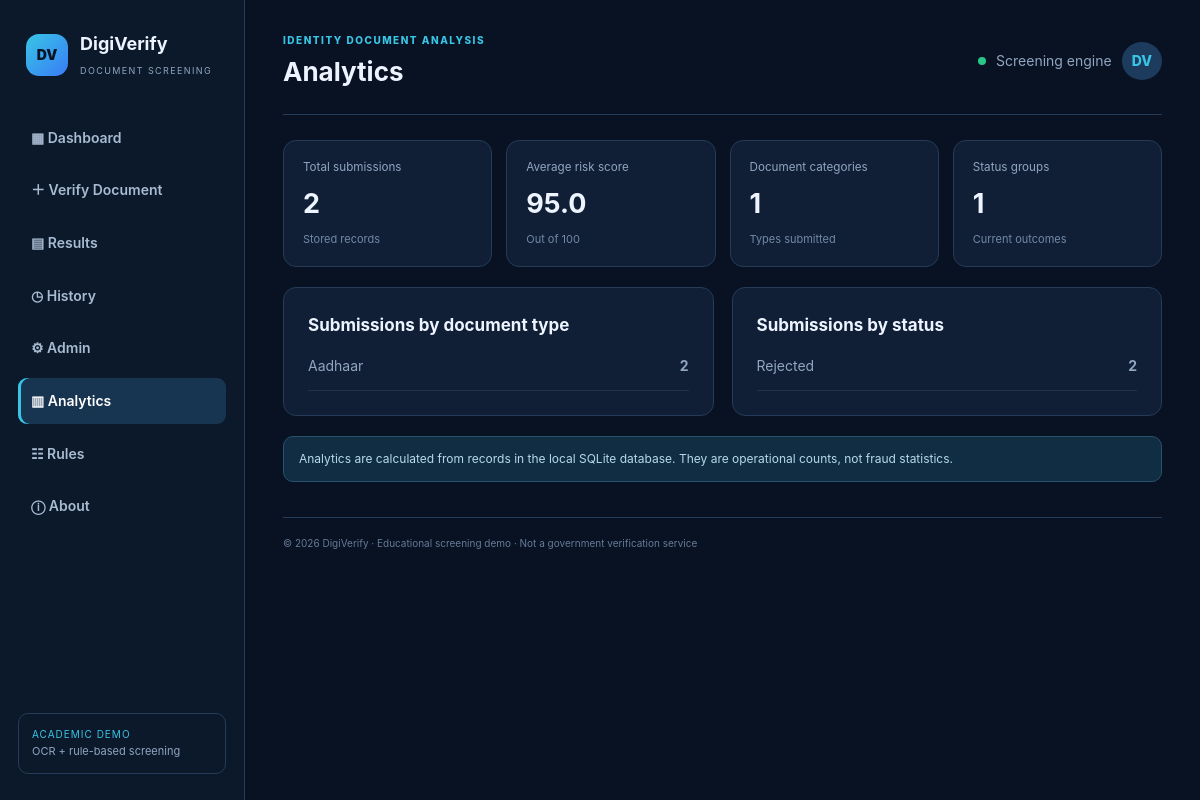
The app's page /analytics with its own data.
### tables this page shows
CREATE TABLE documents(
          id INTEGER PRIMARY KEY AUTOINCREMENT, ref TEXT UNIQUE, document_type TEXT,
          original_name TEXT, stored_name TEXT, ocr_text TEXT, status TEXT DEFAULT 'Rejected',
          risk_score INTEGER DEFAULT 100, warnings TEXT, created_at TEXT, reviewed_at TEXT,
          reviewer_note TEXT, document_number TEXT, extracted_name TEXT, dob TEXT,
          image_hash TEXT, ocr_confidence REAL DEFAULT 0);

### app.py (the view)
@app.route('/analytics')
def analytics():
    with db() as con:
        total=con.execute('SELECT COUNT(*) n FROM documents').fetchone()['n']
        by_type=con.execute('SELECT document_type,COUNT(*) n FROM documents GROUP BY document_type ORDER BY n DESC').fetchall()
        by_status=con.execute('SELECT status,COUNT(*) n FROM documents GROUP BY status').fetchall()
        avg=con.execute('SELECT AVG(risk_score) a FROM documents').fetchone()['a'] or 0
    return render_template('analytics.html',total=total,by_type=by_type,by_status=by_status,avg=round(avg,1),page='analytics')

### app.py (called while the page is built)
def db():
    con = sqlite3.connect(DB_PATH); con.row_factory = sqlite3.Row; return con

@app.context_processor
def inject_globals(): return {'year': datetime.now().year}

### templates/analytics.html
{% extends "base.html" %}{% block heading %}Analytics{% endblock %}{% block content %}<div class="stats"><div class="stat"><small>Total submissions</small><strong>{{total}}</strong><span>Stored records</span></div><div class="stat"><small>Average risk score</small><strong>{{avg}}</strong><span>Out of 100</span></div><div class="stat"><small>Document categories</small><strong>{{by_type|length}}</strong><span>Types submitted</span></div><div class="stat"><small>Status groups</small><strong>{{by_status|length}}</strong><span>Current outcomes</span></div></div><div class="two-col"><section class="panel pad"><h2>Submissions by document type</h2>{% for r in by_type %}<div class="metric-row"><span>{{r.document_type}}</span><b>{{r.n}}</b></div>{% else %}<p class="muted">No data available yet.</p>{% endfor %}</section><section class="panel pad"><h2>Submissions by status</h2>{% for r in by_status %}<div class="metric-row"><span>{{r.status}}</span><b>{{r.n}}</b></div>{% else %}<p class="muted">No data available yet.</p>{% endfor %}</section></div><div class="notice">Analytics are calculated from records in the local SQLite database. They are operational counts, not fraud statistics.</div>{% endblock %}

### static/style.css (style rules this page uses)
:root { --bg:#081222;--panel:#101f35;--panel2:#132640;--line:#263b57;--text:#edf4ff;--muted:#91a5c0;--cyan:#39c5e6;--blue:#387cf6;--green:#29c68a;--red:#f06b78;--amber:#f4b84d }
* { box-sizing:border-box }
body { margin:0;background:var(--bg);color:var(--text);font:14px/1.55 Inter,Segoe UI,Arial,sans-serif;display:flex }
.stats { display:grid;grid-template-columns:repeat(4,minmax(0,1fr));gap:14px;margin:20px 0 }
.stat,.panel { background:var(--panel);border:1px solid var(--line);border-radius:13px }
.stat { padding:17px 19px }
.stat small { display:block;color:var(--muted) }
.stat strong { font-size:27px;display:block;margin:7px 0 2px }
.stat span { font-size:11px;color:#7289a7 }
.section-head h2,.panel h2 { margin:0 0 4px;font-size:17px }
.pad { padding:24px }
.two-col { display:grid;grid-template-columns:1fr 1fr;gap:18px }
.notice { background:#112d43;border:1px solid #28516b;border-radius:10px;padding:13px 15px;color:#b9d9e9;font-size:12px;margin-top:20px }
.metric-row { display:flex;justify-content:space-between;gap:16px;padding:13px 0;border-bottom:1px solid rgba(140,160,190,.15);color:var(--muted,#aab5c8) }
.metric-row b { color:inherit }

### records on screen
documents: document_type "Aadhaar", n "2", status "Rejected"

### other values on screen
{{ total }} "2"
{{ avg }} "95.0"
{{ by_type|length }} "1"
{{ by_status|length }} "1"
